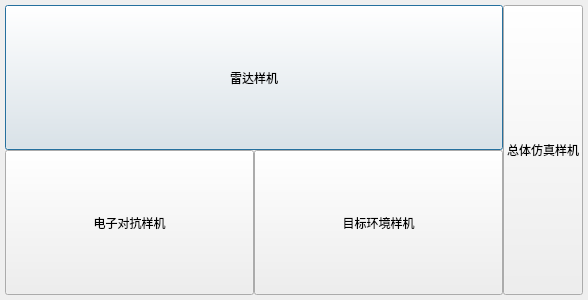
<?xml version="1.0" encoding="UTF-8"?>
<ui version="4.0">
 <class>Platform_entrance</class>
 <widget class="QDialog" name="Platform_entrance">
  <property name="geometry">
   <rect>
    <x>0</x>
    <y>0</y>
    <width>588</width>
    <height>300</height>
   </rect>
  </property>
  <property name="windowTitle">
   <string>Dialog</string>
  </property>
  <layout class="QHBoxLayout" name="horizontalLayout">
   <property name="spacing">
    <number>0</number>
   </property>
   <property name="leftMargin">
    <number>5</number>
   </property>
   <property name="topMargin">
    <number>5</number>
   </property>
   <property name="rightMargin">
    <number>5</number>
   </property>
   <property name="bottomMargin">
    <number>5</number>
   </property>
   <item>
    <layout class="QGridLayout" name="gridLayout_2" rowstretch="0,0,0" columnstretch="2,0">
     <property name="spacing">
      <number>0</number>
     </property>
     <item row="0" column="0">
      <widget class="QPushButton" name="pushButton_radar">
       <property name="sizePolicy">
        <sizepolicy hsizetype="Minimum" vsizetype="Expanding">
         <horstretch>0</horstretch>
         <verstretch>0</verstretch>
        </sizepolicy>
       </property>
       <property name="text">
        <string>雷达样机</string>
       </property>
      </widget>
     </item>
     <item row="0" column="1" rowspan="3">
      <widget class="QPushButton" name="pushButton_overall_simulation">
       <property name="sizePolicy">
        <sizepolicy hsizetype="Expanding" vsizetype="Expanding">
         <horstretch>0</horstretch>
         <verstretch>0</verstretch>
        </sizepolicy>
       </property>
       <property name="text">
        <string>总体仿真样机</string>
       </property>
      </widget>
     </item>
     <item row="2" column="0">
      <widget class="QWidget" name="widget" native="true">
       <property name="sizePolicy">
        <sizepolicy hsizetype="Preferred" vsizetype="Preferred">
         <horstretch>0</horstretch>
         <verstretch>0</verstretch>
        </sizepolicy>
       </property>
       <layout class="QHBoxLayout" name="horizontalLayout_2">
        <property name="spacing">
         <number>0</number>
        </property>
        <property name="leftMargin">
         <number>0</number>
        </property>
        <property name="topMargin">
         <number>0</number>
        </property>
        <property name="rightMargin">
         <number>0</number>
        </property>
        <property name="bottomMargin">
         <number>0</number>
        </property>
        <item>
         <widget class="QPushButton" name="pushButton_objectives">
          <property name="sizePolicy">
           <sizepolicy hsizetype="Minimum" vsizetype="Expanding">
            <horstretch>0</horstretch>
            <verstretch>0</verstretch>
           </sizepolicy>
          </property>
          <property name="text">
           <string>电子对抗样机</string>
          </property>
         </widget>
        </item>
        <item>
         <widget class="QPushButton" name="pushButton_electronic_countermeasurs">
          <property name="sizePolicy">
           <sizepolicy hsizetype="Minimum" vsizetype="Expanding">
            <horstretch>0</horstretch>
            <verstretch>0</verstretch>
           </sizepolicy>
          </property>
          <property name="text">
           <string>目标环境样机</string>
          </property>
         </widget>
        </item>
       </layout>
      </widget>
     </item>
    </layout>
   </item>
  </layout>
 </widget>
 <resources/>
 <connections/>
</ui>
